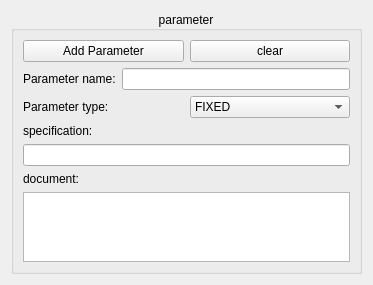
<?xml version="1.0" encoding="UTF-8"?>
<ui version="4.0">
 <class>FormParam</class>
 <widget class="QWidget" name="FormParam">
  <property name="geometry">
   <rect>
    <x>0</x>
    <y>0</y>
    <width>373</width>
    <height>265</height>
   </rect>
  </property>
  <property name="windowTitle">
   <string>Form</string>
  </property>
  <layout class="QGridLayout" name="gridLayout_3">
   <item row="0" column="0">
    <widget class="QGroupBox" name="groupBox">
     <property name="title">
      <string>parameter</string>
     </property>
     <property name="alignment">
      <set>Qt::AlignCenter</set>
     </property>
     <layout class="QGridLayout" name="gridLayout_2">
      <item row="0" column="0">
       <layout class="QGridLayout" name="gridLayout">
        <item row="0" column="0">
         <widget class="QPushButton" name="pushButtonAdd">
          <property name="text">
           <string>Add Parameter</string>
          </property>
         </widget>
        </item>
        <item row="0" column="1">
         <widget class="QPushButton" name="pushButtonClear">
          <property name="text">
           <string>clear</string>
          </property>
         </widget>
        </item>
        <item row="1" column="0" colspan="2">
         <layout class="QFormLayout" name="formLayout">
          <item row="0" column="0">
           <widget class="QLabel" name="label">
            <property name="text">
             <string>Parameter name:</string>
            </property>
           </widget>
          </item>
          <item row="0" column="1">
           <widget class="QLineEdit" name="lineEditName"/>
          </item>
         </layout>
        </item>
        <item row="2" column="0">
         <widget class="QLabel" name="label_2">
          <property name="text">
           <string>Parameter type:</string>
          </property>
         </widget>
        </item>
        <item row="2" column="1">
         <widget class="QComboBox" name="comboBoxType">
          <item>
           <property name="text">
            <string>FIXED</string>
           </property>
          </item>
          <item>
           <property name="text">
            <string>VARIABLE</string>
           </property>
          </item>
         </widget>
        </item>
        <item row="3" column="0" colspan="2">
         <widget class="QLabel" name="label_4">
          <property name="text">
           <string>specification:</string>
          </property>
         </widget>
        </item>
        <item row="4" column="0" colspan="2">
         <widget class="QLineEdit" name="lineEditSpec"/>
        </item>
        <item row="5" column="0">
         <widget class="QLabel" name="label_6">
          <property name="text">
           <string>document:</string>
          </property>
         </widget>
        </item>
        <item row="6" column="0" colspan="2">
         <widget class="QTextEdit" name="textEditDoc"/>
        </item>
       </layout>
      </item>
     </layout>
    </widget>
   </item>
  </layout>
 </widget>
 <resources/>
 <connections/>
</ui>
